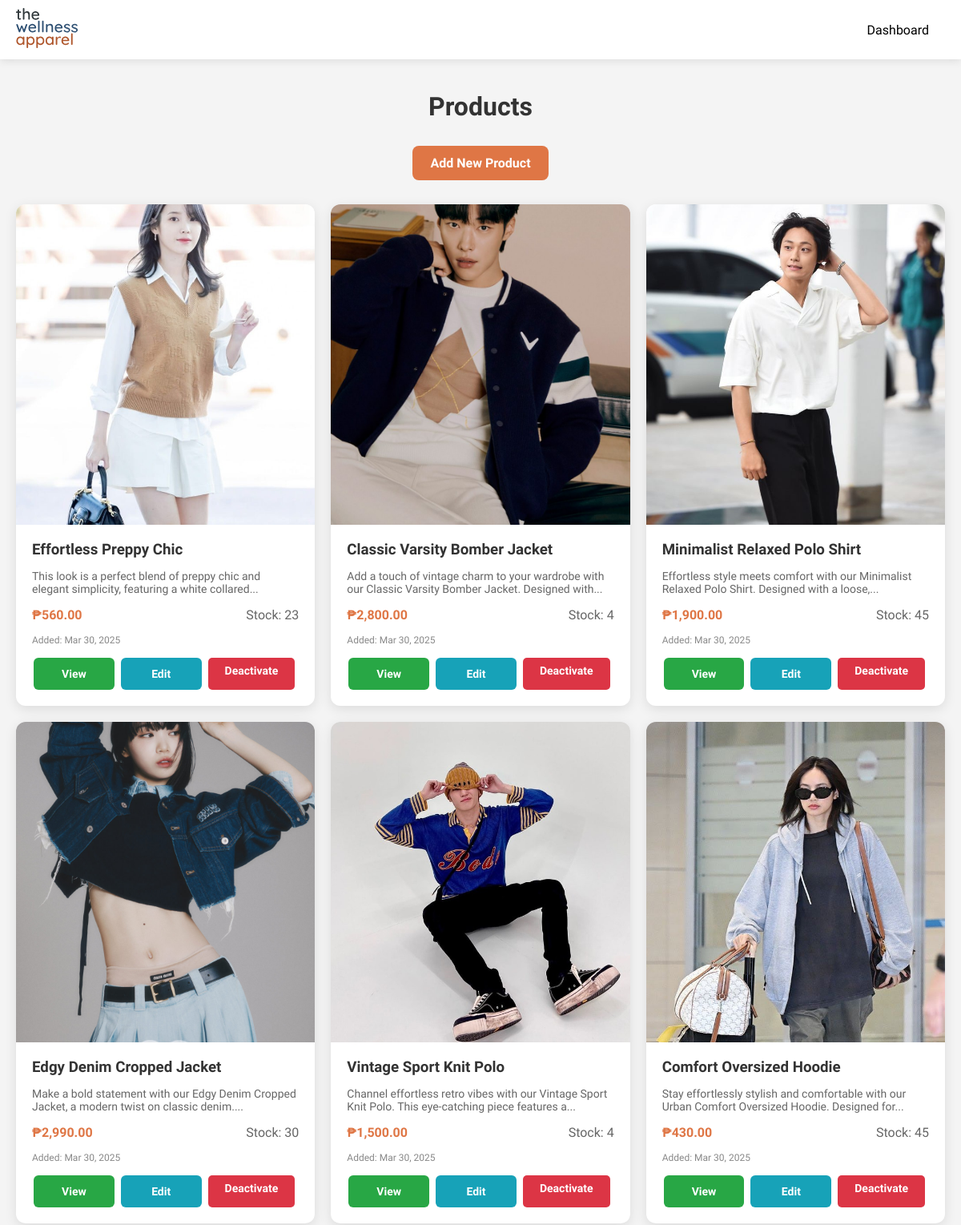
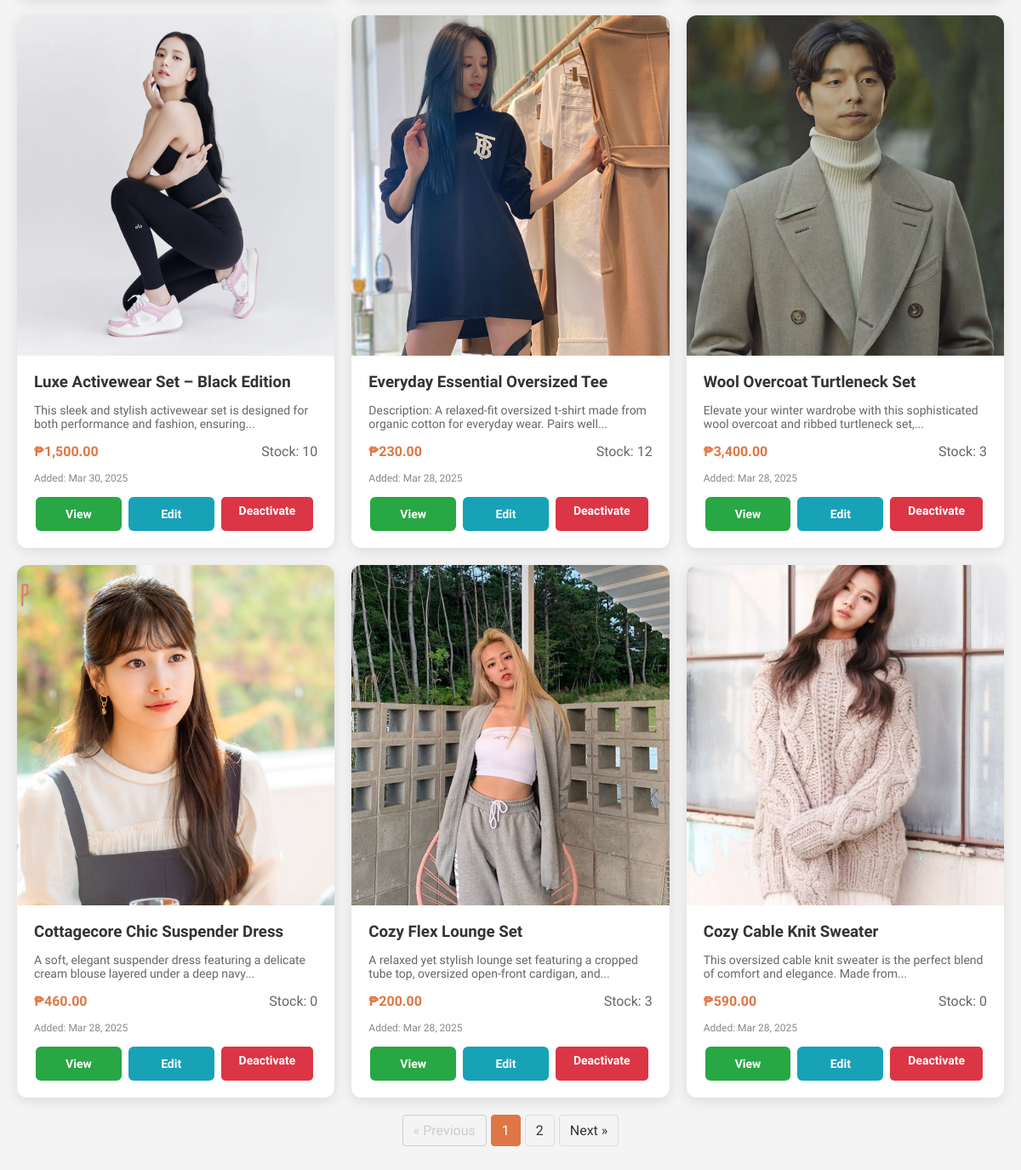
/admin/products.php (signed in), run on the app's committed database (2 pictures, top to bottom).
### tables this page shows
CREATE TABLE `products` (
  `id` int NOT NULL,
  `name` varchar(255) DEFAULT NULL,
  `description` text,
  `price` decimal(10,2) NOT NULL,
  `stock` int NOT NULL,
  `images` varchar(255) DEFAULT NULL,
  `created_at` timestamp NOT NULL DEFAULT CURRENT_TIMESTAMP,
  `is_active` tinyint(1) NOT NULL DEFAULT '1'
);

### admin/products.php (the view, shortened to what this page needs)
<?php
require 'includes/navbar.php';
$results_per_page = 12;
$page = isset($_GET['page']) ? (int)$_GET['page'] : 1;
$page = max(1, $page);
$offset = ($page - 1) * $results_per_page;
$products = [];
$fetch_error = null;
try {
    $total_products_stmt = $conn->prepare("SELECT COUNT(*) as total FROM products WHERE is_active = 1");
    $total_products_stmt->execute();
    $total_products_result = $total_products_stmt->get_result()->fetch_assoc();
    $total_products = $total_products_result['total'] ?? 0;
    $total_pages = ceil($total_products / $results_per_page);
    $stmt = $conn->prepare("SELECT id, name, description, price, stock, images, created_at
                             FROM products
                             WHERE is_active = 1 -- Only show active products
                             ORDER BY created_at DESC
                             LIMIT ? OFFSET ?");
    $stmt->bind_param("ii", $results_per_page, $offset);
    $stmt->execute();
    $result = $stmt->get_result();
    $products = $result->fetch_all(MYSQLI_ASSOC);
} catch (Exception $e) {
    error_log("Error fetching products: " . $e->getMessage());
    $fetch_error = "Error fetching product list.";
}
function truncateDescription($description, $length = 100) {
    $last_space = strrpos(substr($description, 0, $length), ' ');
    if ($last_space !== false) {
        return substr($description, 0, $last_space) . '...';
    } else {
        return substr($description, 0, $length) . '...';
    }
}
?>
<!DOCTYPE html>
<html lang="en">
<head>
    <link rel="stylesheet" href="assets/css/products.css">
</head>
<body>
    <div class="admin-container">
        <h1>Products</h1>
        <div class="admin-actions">
            <a href="add_product.php" class="btn btn-add-product">Add New Product</a>
        </div>
        <div class="products-grid">
            <?php if (!empty($products)): ?>
                <?php foreach ($products as $product): ?>
                    <div class="product-card">
                        <div class="product-image">
                            <?php if (!empty($product['images'])): ?>
                                <img src="../uploads/products/<?php echo htmlspecialchars($product['images']); ?>" alt="<?php echo htmlspecialchars($product['name']); ?>">
                            <?php else: ?>
                                <div class="no-image">No Image</div>
                            <?php endif; ?>
                        </div>
                        <div class="product-details">
                            <h3><?php echo htmlspecialchars($product['name']); ?></h3>
                            <p class="product-description"><?php echo htmlspecialchars(truncateDescription($product['description'])); ?></p>
                            <div class="product-info">
                                <span class="product-price">₱<?php echo number_format($product['price'], 2); ?></span>
                                <span class="product-stock">Stock: <?php echo $product['stock']; ?></span>
                            </div>
                            <div class="product-date">
                                Added: <?php echo date("M j, Y", strtotime($product['created_at'])); ?>
                            </div>
                            <div class="product-actions">
                                <a href="view_product.php?id=<?php echo $product['id']; ?>" class="btn btn-view">View</a>
                                <a href="edit_product.php?id=<?php echo $product['id']; ?>" class="btn btn-edit">Edit</a>
                                <a href="products.php?delete_id=<?php echo $product['id']; ?><?php echo ($page > 1 ? '&page='.$page : ''); ?>" class="btn btn-delete delete-button" onclick="return confirm('Are you sure you want to deactivate this product? This might fail if the product is in active orders.')">Deactivate</a>
                            </div>
                        </div>
                    </div>
                <?php endforeach; ?>
            <?php elseif (!$fetch_error): ?>
                <div class="no-products">No active products found.</div>
            <?php endif; ?>
        </div>
        <?php if ($total_pages > 1): ?>
        <div class="pagination">
            <?php if ($page > 1): ?>
                <a href='products.php?page=<?php echo ($page - 1); ?>'>« Previous</a>
            <?php else: ?>
                <span class='disabled'>« Previous</span>
            <?php endif; ?>
            <?php for ($i = 1; $i <= $total_pages; $i++): ?>
                <?php if ($i == $page): ?>
                    <span class='current'><?php echo $i; ?></span>
                <?php else: ?>
                    <a href='products.php?page=<?php echo $i; ?>'><?php echo $i; ?></a>
                <?php endif; ?>
            <?php endfor; ?>
            <?php if ($page < $total_pages): ?>
                <a href='products.php?page=<?php echo ($page + 1); ?>'>Next »</a>
            <?php else: ?>
                <span class='disabled'>Next »</span>
            <?php endif; ?>
        </div>
        <?php endif; ?>
    </div>
</body>
</html>

### admin/assets/css/products.css (style rules this page uses)
body { font-family: 'Alice', serif; background-color: #f4f4f4; margin: 0; padding: 0; }
.admin-container { max-width: 1200px; margin: 40px auto; padding: 0 20px; }
h1 { text-align: center; color: #333; font-family: 'Alice', serif; margin-bottom: 30px; }
.admin-actions { display: flex; justify-content: center; margin-bottom: 30px; gap: 15px; }
.btn { display: inline-block; padding: 10px 20px; border-radius: 8px; text-decoration: none; font-family: 'Quicksand', sans-serif; font-weight: 600; transition: all 0.3s ease; border: 2px solid transparent; }
.btn-add-product { background-color: #df7645; color: white; }
.products-grid { display: grid; grid-template-columns: repeat(3, 1fr); gap: 20px; }
.product-card { background-color: white; border-radius: 12px; box-shadow: 0 4px 15px rgba(0, 0, 0, 0.1); overflow: hidden; transition: transform 0.3s ease; }
.product-image { height: 400px; overflow: hidden; }
.product-image img { width: 100%; height: 100%; object-fit: cover; }
.product-details { padding: 20px; }
.product-details h3 { margin: 0 0 10px 0; font-family: 'Quicksand', sans-serif; color: #333; }
.product-description { color: #666; margin-bottom: 15px; font-size: 14px; overflow: hidden; text-overflow: ellipsis; display: -webkit-box; -webkit-box-orient: vertical; }
.product-info { display: flex; justify-content: space-between; margin-bottom: 15px; }
.product-price { font-weight: bold; color: #df7645; }
.product-stock { color: #666; }
.product-date { font-size: 12px; color: #888; margin-bottom: 15px; }
.product-actions { display: flex; justify-content: space-between; gap: 1px; }
.btn-view, .btn-edit, .btn-delete { flex: 1; text-align: center; padding: 10px; font-size: 14px; color: white; text-decoration: none; margin: 0 2px; border-radius: 6px; }
.btn-view { background-color: #28a745; margin-right: 5px; }
.btn-edit { background-color: #17a2b8; margin-right: 5px; }
.btn-delete { background-color: #dc3545; margin-right: 5px; }

### admin/products.php (style rules this page uses)
.delete-button { background-color: #dc3545; color: white; border: none; padding: 8px 16px; border-radius: 5px; cursor: pointer; text-decoration: none; font-size: 14px; }
.pagination { display: flex; justify-content: center; align-items: center; margin-top: 20px; flex-wrap: wrap; gap: 5px; }
.pagination a, .pagination span { padding: 8px 12px; border: 1px solid #ddd; text-decoration: none; color: #333; border-radius: 4px; }
.pagination .current { background-color: #df7645; color: white; border-color: #df7645; }
.pagination .disabled { color: #ccc; pointer-events: none; border-color: #ccc; }

### data on the page
products: images (picture), name "Effortless Preppy Chic", description "This look is a perfect blend of preppy chic and elegant simplicity, featuring a white collared...", price "560.00", stock "23", created_at "Mar 30, 2025"
products: images (picture), name "Classic Varsity Bomber Jacket", description "Add a touch of vintage charm to your wardrobe with our Classic Varsity Bomber Jacket. Designed with...", price "2,800.00", stock "4", created_at "Mar 30, 2025"
products: images (picture), name "Minimalist Relaxed Polo Shirt", description "Effortless style meets comfort with our Minimalist Relaxed Polo Shirt. Designed with a loose,...", price "1,900.00", stock "45", created_at "Mar 30, 2025"
products: images (picture), name "Edgy Denim Cropped Jacket", description "Make a bold statement with our Edgy Denim Cropped Jacket, a modern twist on classic denim....", price "2,990.00", stock "30", created_at "Mar 30, 2025"
products: images (picture), name "Vintage Sport Knit Polo", description "Channel effortless retro vibes with our Vintage Sport Knit Polo. This eye-catching piece features a...", price "1,500.00", stock "4", created_at "Mar 30, 2025"
products: images (picture), name "Comfort Oversized Hoodie", description "Stay effortlessly stylish and comfortable with our Urban Comfort Oversized Hoodie. Designed for...", price "430.00", stock "45", created_at "Mar 30, 2025"
products: images (picture), name "Luxe Activewear Set – Black Edition", description "This sleek and stylish activewear set is designed for both performance and fashion, ensuring...", price "1,500.00", stock "10", created_at "Mar 30, 2025"
products: images (picture), name "Everyday Essential Oversized Tee", description "Description: A relaxed-fit oversized t-shirt made from organic cotton for everyday wear. Pairs well...", price "230.00", stock "12", created_at "Mar 28, 2025"
products: images (picture), name "Wool Overcoat Turtleneck Set", description "Elevate your winter wardrobe with this sophisticated wool overcoat and ribbed turtleneck set,...", price "3,400.00", stock "3", created_at "Mar 28, 2025"
products: images (picture), name "Cottagecore Chic Suspender Dress", description "A soft, elegant suspender dress featuring a delicate cream blouse layered under a deep navy...", price "460.00", stock "0", created_at "Mar 28, 2025"
products: images (picture), name "Cozy Flex Lounge Set", description "A relaxed yet stylish lounge set featuring a cropped tube top, oversized open-front cardigan, and...", price "200.00", stock "3", created_at "Mar 28, 2025"
products: images (picture), name "Cozy Cable Knit Sweater", description "This oversized cable knit sweater is the perfect blend of comfort and elegance. Made from...", price "590.00", stock "0", created_at "Mar 28, 2025"
